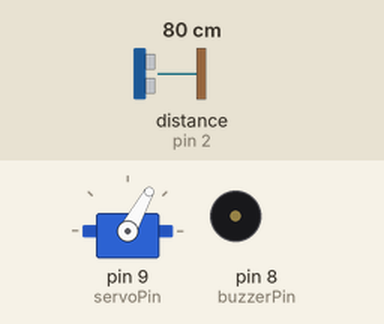
Bench run of a sketch on a simulated Arduino Uno, built with avr-gcc and run on an emulated ATmega328P. Shown: servo, buzzer (waves = sounding). Wiring (inferred from the names in the program): ultrasonic range finder: trigger pin 3; echo pin 2. The test bench sets the inputs (shaded band); at power-on: distance to the obstacle (sensor on pin 2) 80 cm. The echo pulse lasts 58.3 µs per cm; what the sketch prints to the serial monitor is not drawn.

Above: at 2.28 s.
2.3 s: distance to the obstacle (sensor on pin 2) set to 2 cm
At 3.4 s:
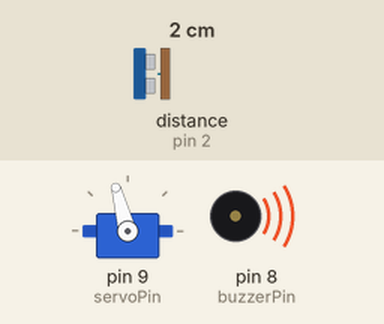
5.3 s: distance to the obstacle (sensor on pin 2) set to 9 cm
At 5.5 s:
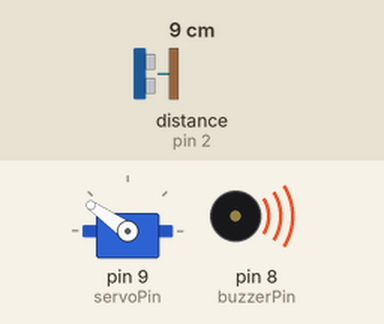
8.3 s: distance to the obstacle (sensor on pin 2) set to 35 cm
At 8.89 s:
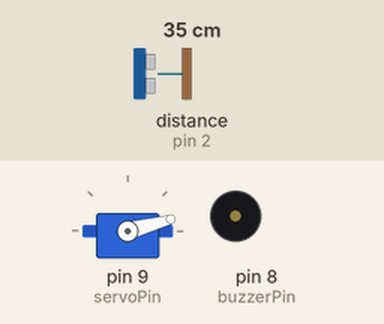
11.3 s: distance to the obstacle (sensor on pin 2) set to 250 cm
14.3 s: distance to the obstacle (sensor on pin 2) set to 4 cm
At 14.45 s:
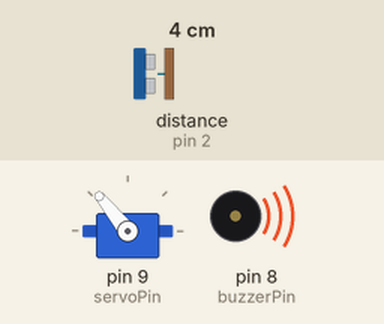
17.3 s: distance to the obstacle (sensor on pin 2) set to 60 cm
At 17.74 s:
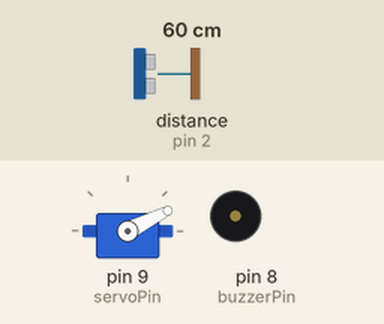
Timing chart, 0 to 21.3 s (numbered marks = the images above; inputs shaded):
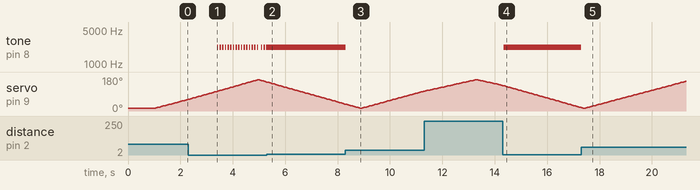

The sketch:

radar.ino
```cpp
#include <Servo.h>

const byte trigPin = 3;
const byte echoPin = 2;
const byte servoPin = 9;
const byte buzzerPin = 8;

Servo myServo;

void setup() {
  pinMode(trigPin, OUTPUT);
  pinMode(echoPin, INPUT);
  pinMode(buzzerPin, OUTPUT);

  digitalWrite(trigPin, LOW);
  noTone(buzzerPin);

  Serial.begin(9600);

  myServo.attach(servoPin);
  myServo.write(15);

  delay(1000);
}

void loop() {
  for (int angle = 15; angle <= 165; angle += 2) {
    moveAndMeasure(angle);
  }

  for (int angle = 165; angle >= 15; angle -= 2) {
    moveAndMeasure(angle);
  }
}

void moveAndMeasure(int angle) {
  myServo.write(angle);
  delay(50);

  int distance = calculateDistance();

  // Buzzer kontrolü
  if (distance <= 10) {
    tone(buzzerPin, 2200);
  }
  else if (distance <= 20) {
    tone(buzzerPin, 1500);
  }
  else if (distance <= 30) {
    tone(buzzerPin, 1000);
  }
  else {
    noTone(buzzerPin);
  }

  // Processing'e veri gönder
  Serial.print(angle);
  Serial.print(",");
  Serial.print(distance);
  Serial.print(".");
}

int calculateDistance() {
  digitalWrite(trigPin, LOW);
  delayMicroseconds(3);

  digitalWrite(trigPin, HIGH);
  delayMicroseconds(10);

  digitalWrite(trigPin, LOW);

  unsigned long duration = pulseIn(echoPin, HIGH, 30000);

  if (duration == 0) {
    return 100;
  }

  int distance = duration * 0.0343 / 2.0;

  if (distance < 2 || distance > 100) {
    return 100;
  }

  return distance;
}
```

Measured:
- after the input at 2.3 s, tone on pin 8 (buzzerPin): alternates 2200 Hz for 0.05 s and silent for 0.05 s, starting after 1.1 s
- after the input at 5.3 s, tone on pin 8 (buzzerPin): stops changing and stays 2200 Hz
- after the input at 8.3 s, tone on pin 8 (buzzerPin): 2200 Hz → silent at once
- after the input at 14.3 s, tone on pin 8 (buzzerPin): silent → 2200 Hz at once
- after the input at 17.3 s, tone on pin 8 (buzzerPin): 2200 Hz → silent at once
